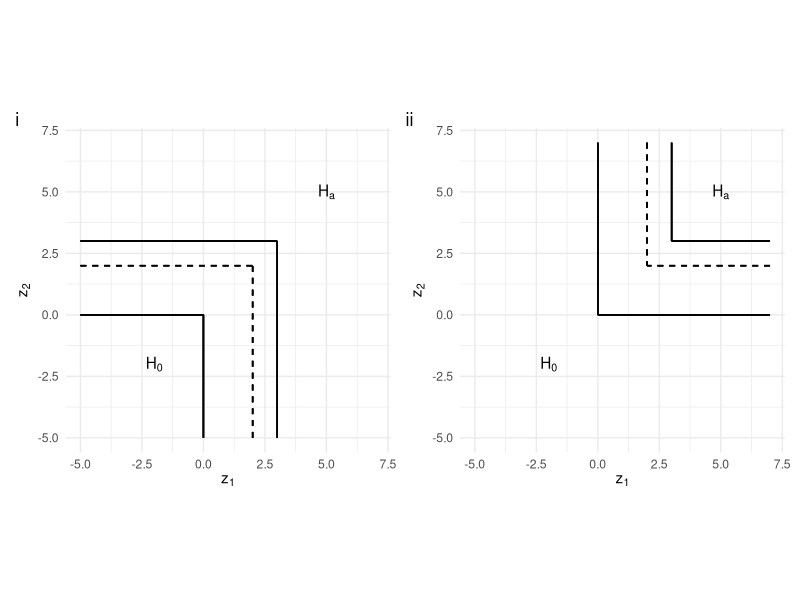
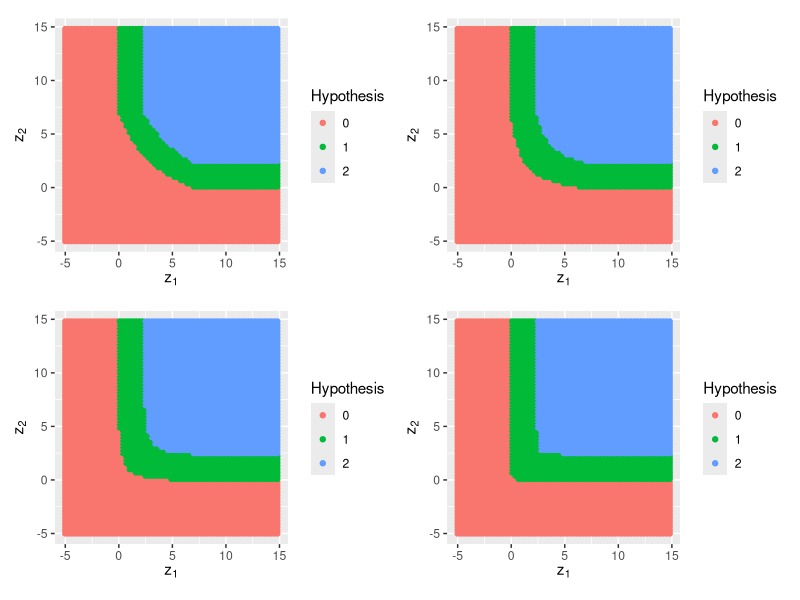
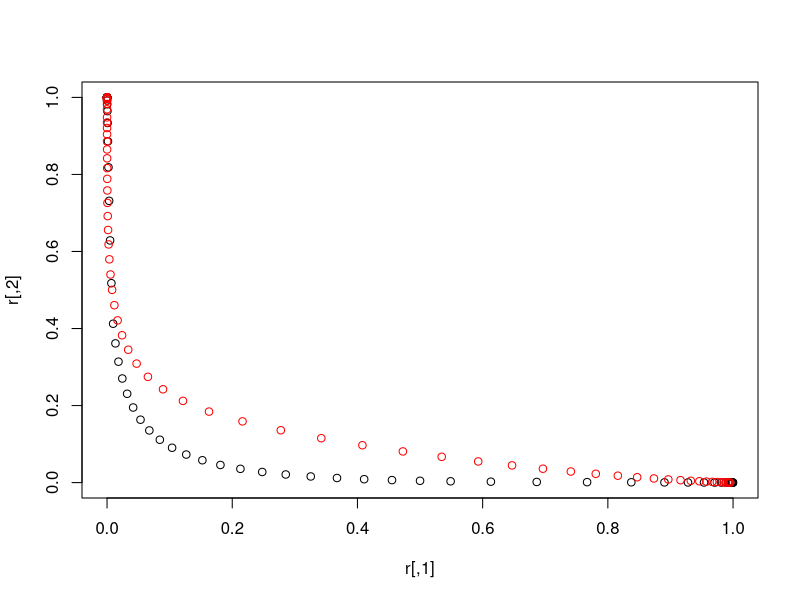

The R script that drew these images, in order:
## ---- chunk 1
knitr::opts_chunk$set(
  collapse = TRUE,
  comment = "#>"
)
## ---- chunk 2
#library(vamos)
library(ggplot2)
library(patchwork)
## ---- chunk 3
library(ggplot2)
library(patchwork)

df <- expand.grid(z_1 = c(-5, 7),
                  z_2 = c(-5, 7))

p1 <- ggplot(df, aes(z_1, z_2)) + geom_point(alpha = 0) +
  coord_fixed() + 
  # null
  geom_segment(aes(x = -5, y = 0, xend = 0, yend = 0)) +
  geom_segment(aes(x = 0, y = -5, xend = 0, yend = 0)) + 
  
  # alt
  geom_segment(aes(x = -5, y = 3, xend = 3, yend = 3)) +
  geom_segment(aes(x = 3, y = -5, xend = 3, yend = 3)) +
  
  # crit
  geom_segment(aes(x = -5, y = 2, xend = 2, yend = 2), linetype = 2) +
  geom_segment(aes(x = 2, y = -5, xend = 2, yend = 2), linetype = 2) +
  
  annotate("text", x = -2, y = -2, label = expression(H[0])) +
  annotate("text", x = 5, y = 5, label = expression(H[a])) +
  
  xlab(expression(z[1])) + ylab(expression(z[2])) +
  theme_minimal()

p2 <- ggplot(df, aes(z_1, z_2)) + geom_point(alpha = 0) +
  coord_fixed() + 
  # null
  geom_segment(aes(x = 7, y = 0, xend = 0, yend = 0)) +
  geom_segment(aes(x = 0, y = 7, xend = 0, yend = 0)) + 
  
  # alt
  geom_segment(aes(x = 7, y = 3, xend = 3, yend = 3)) +
  geom_segment(aes(x = 3, y = 7, xend = 3, yend = 3)) +
  
  # crit
  geom_segment(aes(x = 7, y = 2, xend = 2, yend = 2), linetype = 2) +
  geom_segment(aes(x = 2, y = 7, xend = 2, yend = 2), linetype = 2) +
  
  annotate("text", x = -2, y = -2, label = expression(H[0])) +
  annotate("text", x = 5, y = 5, label = expression(H[a])) +
  
  xlab(expression(z[1])) + ylab(expression(z[2])) +
  theme_minimal()  
## ---- chunk 4
p1 + p2 + plot_annotation(tag_levels = 'i')
## ---- chunk 5

## ---- chunk 6
hyp_plot <- function(a, c, alpha = 0.05, beta = 0.2) {
  
  df <- expand.grid(x = seq(-5,15,0.3),
                 y = seq(-5,15,0.3))
  
  # Start by finding the required dif at the margins, corresponding to the
  # mean of the marginal sampling dist under the alternative. Note we are using
  # z statistics, so they will have sd = 1.
  alpha <- 0.05; beta <- 0.2
  b <- qnorm(1 - alpha) + qnorm(1 - beta)
  
  # Now translate this into the required shift parameter, s
  aa <- a; bb <- (-2 - a*c - b*a); cc <- b + b*a*c
  s <- (-bb - sqrt(bb^2 - 4*aa*cc))/(2*aa)
  
  # At each point in the grid, denote if it lies in the null (0) or alternative (2)
  # hypotheses.
  df$h <- ifelse(df$y < (c - df$x)/(1 + a*df$x) | df$x < 0 | df$y < 0 , 0,
                 ifelse(df$y > (c - (df$x - s))/(1 + a*(df$x - s)) + s & (df$y > b & df$x > b), 2,
                        1))
  
  # Plot the hypotheses - adding a line at x=b which should border the alternative
  # region.
  ggplot(df, aes(x, y, colour=as.factor(h))) + geom_point() + coord_fixed() +
    scale_color_discrete(name = "Hypothesis") +
    xlab(expression(z[1])) + ylab(expression(z[2]))
}

p1 <- hyp_plot(0.2, 7); p2 <- hyp_plot(1, 7); p3 <- hyp_plot(5, 7); p4 <- hyp_plot(100, 7)

(p1 + p2) / (p3 + p4)
## ---- chunk 7
int_cond_z_1 <- function(z_1, mean, cor_z, a, c, b_crit, crit) {
  # For a given z_1, calculate the conditional probability of landing in the
  # critical region based on the conditional distribution z_2 | z_1, when
  # the joint dist of (z_1, z_2) has a given mean and correlation
  
  # Get mean m and sd s of the conditional distribution
  m <- mean[2] + cor_z*(z_1 - mean[1])
  s <- sqrt(1 - cor_z^2)
  
  # Find the lower limit for the integration over z_2
  low <- ifelse(z_1 > c, b_crit, 
                ifelse(z_1 > b_crit, (c - (z_1- crit))/(1 + a*(z_1 - crit)) + crit,
                       Inf))
  
  # Calculate the conditional prob and weight by the marginal 
  # prob of z_1
  (1 - pnorm(low, m, s))*dnorm(z_1, mean[1], 1)
}

value_tI <- function(crit, a, c, cor_z, b_crit) {
  
  # Search over the null hypothesis boundary to find the maximum type I error
  # rate. 
  # Start search at the point where z_1 = z_2
  z_1_min <- (sqrt(a*c + 1) - 1)/a
  z_1 <- seq(z_1_min, 10, 0.1)
  # Find corresponding z_2 on the value-based boundary
  z_2 <- (c - z_1)/(1 + a*z_1)
  # Correct for when we are in the no-trade-off region
  z_2 <- pmax(z_2, 0)
  
  # Run a a simple exhaustive search
  tI <- NULL
  for(i in 1:length(z_1)){
    tI <- c(tI, integrate(int_cond_z_1, -Inf, Inf, 
                          mean = c(z_1[i], z_2[i]), 
                          cor_z=cor_z, a=a, c=c, b_crit=b_crit, crit=crit)$value)
  }
  
  return(max(tI))
}

value_ocs <- function(crit, a, c, sigma) {
  
  # Find the distance from the null of 0 to the critical region
  # at the margins
  b_crit <- crit/(1 + a*(c - crit)) + crit
  
  # Get correlation of z statistics based on the outcome covariance sigma
  cor_z <- sigma[1,2]/(sqrt(sigma[1,1]*sigma[2,2]))
  
  tI <- value_tI(crit, a, c, cor_z, b_crit)
  
  # Find distance of alternative from null at the margins
  b <- qnorm(1 - alpha) + qnorm(1 - beta)
  # Get the shift parameter corresponding to the alternative hypothesis
  aa <- a; bb <- (-2 - a*c - b*a); cc <- b + b*a*c
  sh <- (-bb - sqrt(bb^2 - 4*aa*cc))/(2*aa)
  
  # Start search at the point where z_1 = z_2
  z_1_min <- (sqrt((2 - 2*a*sh)^2 - 4*a*(a*sh^2 - 2*sh - c)) - (2 - 2*a*sh))/(2*a)
  z_1 <- seq(z_1_min, 10, 0.1)
  # Find corresponding z_2 on the value-based boundary
  z_2 <- (c - (z_1 - sh))/(1 + a*(z_1 - sh)) + sh
  # Correct for when we are in the no-trade-off region
  z_2 <- pmax(z_2, b)
  
  # Run a a simple exhaustive search
  tII <- NULL
  for(i in 1:length(z_1)){
    tII <- c(tII, 1 - integrate(int_cond_z_1, -Inf, Inf, 
                                mean = c(z_1[i], z_2[i]), 
                                cor_z=cor_z, a=a, c=c, b_crit=b_crit, crit=crit)$value)
  }
  
  return(c(max(tI), max(tII)))
}

value_ocs_cp <- function(crit, a, c, sigma) {
  # Get OCs under the value hypothesis but when using co-primary critical
  # region.
  
  # Get correlation of z statistics based on the outcome covariance sigma
  cor_z <- sigma[1,2]/(sqrt(sigma[1,1]*sigma[2,2]))
  
  # Search over the null hypothesis boundary to find the maximum type I error
  # rate. 
  # Start search at the point where z_1 = z_2
  z_1_min <- (sqrt(a*c + 1) - 1)/a
  z_1 <- seq(z_1_min, 10, 0.1)
  # Find corresponding z_2 on the value-based boundary
  z_2 <- (c - z_1)/(1 + a*z_1)
  # Correct for when we are in the no-trade-off region
  z_2 <- pmax(z_2, 0)
  
  # Run a a simple exhaustive search
  tI <- NULL
  for(i in 1:length(z_1)){
    tI <- c(tI, pmvnorm(lower = c(crit, crit), upper = c(Inf, Inf),
                        mean = c(z_1[i], z_2[i]), sigma = matrix(c(1, cor_z, cor_z, 1), ncol = 2)))
  }
  
   # Find distance of alternative from null at the margins
  b <- qnorm(1 - alpha) + qnorm(1 - beta)
  # Get the shift parameter corresponding to the alternative hypothesis
  aa <- a; bb <- (-2 - a*c - b*a); cc <- b + b*a*c
  sh <- (-bb - sqrt(bb^2 - 4*aa*cc))/(2*aa)
  
  # Start search at the point where z_1 = z_2
  z_1_min <- (sqrt((2 - 2*a*sh)^2 - 4*a*(a*sh^2 - 2*sh - c)) - (2 - 2*a*sh))/(2*a)
  z_1 <- seq(z_1_min, 10, 0.1)
  # Find corresponding z_2 on the value-based boundary
  z_2 <- (c - (z_1 - sh))/(1 + a*(z_1 - sh)) + sh
  # Correct for when we are in the no-trade-off region
  z_2 <- pmax(z_2, b)
  
  # Run a a simple exhaustive search
  tII <- NULL
  for(i in 1:length(z_1)){
    tII <- c(tII, 1 - pmvnorm(lower = c(crit, crit), upper = c(Inf, Inf),
                        mean = c(z_1[i], z_2[i]), sigma = matrix(c(1, cor_z, cor_z, 1), ncol = 2)))
  }
  
  return(c(max(tI), max(tII)))
}
## ---- chunk 8
library(mvtnorm)

alpha <- 0.05; beta <- 0.17
n <- 2*(qnorm(1 - alpha) - qnorm(beta))^2/(0.3^2)
n

a <- 1
c <- 7
sigma <- matrix(c(1, -0.8, -0.8, 1), ncol = 2)

crits1 <- seq(-2, 4, 0.1)
r <- NULL
for(i in crits1) {
  r <- rbind(r, value_ocs(i, a, c, sigma))
}

crits1 <- seq(-1, 5, 0.1)
r2 <- NULL
for(i in crits1) {
  r2 <- rbind(r2, value_ocs_cp(i, a, c, sigma))
}

plot(r)
points(r2, col = "red")

r[r[,1] <= 0.05, ][1,]
r2[r2[,1] <= 0.05, ][1,]
r[r[,1] <= 0.05, ][1,] - r2[r2[,1] <= 0.05, ][1,]
